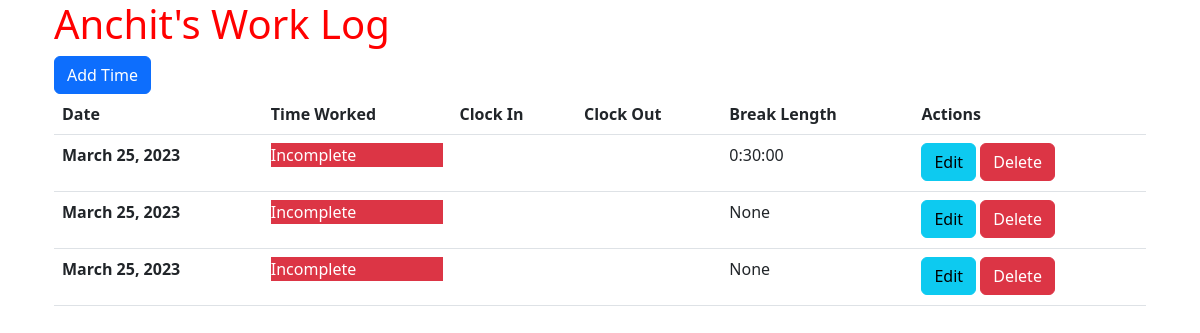
The app's page /, older data.
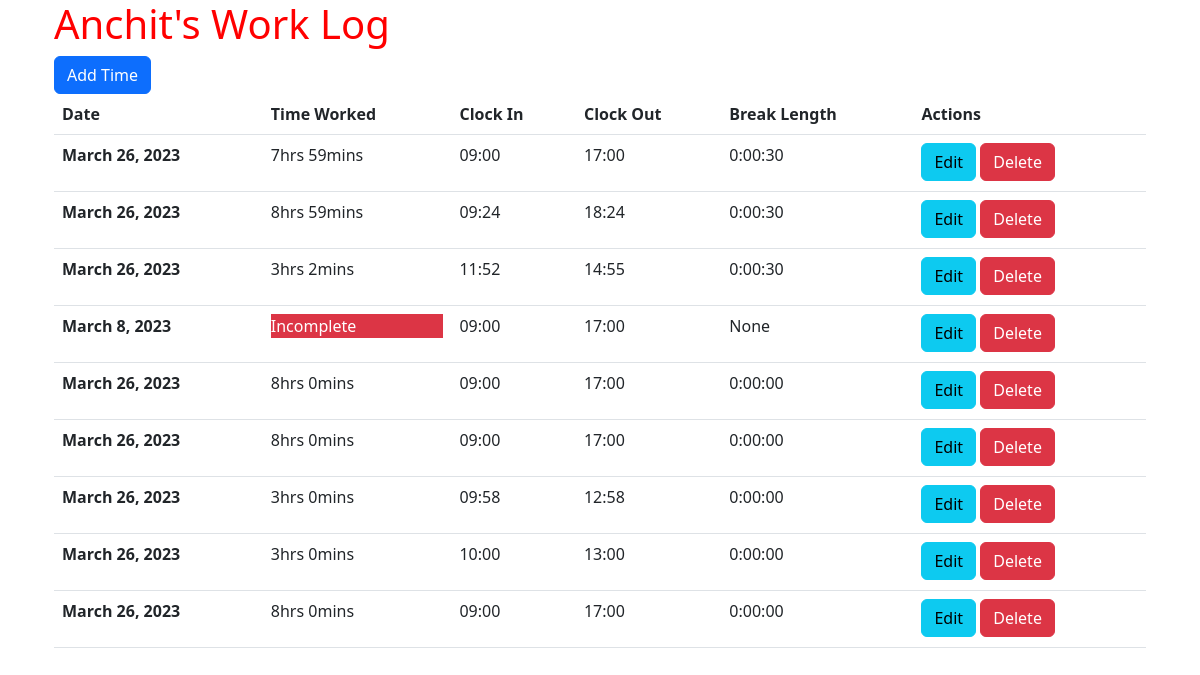
The same page, newer data.
### timeTrack/models.py (models this page shows, shortened)
class Times(models.Model):
    date_of_work = models.DateField(
        verbose_name='Day of work', default=timezone.now, blank=True)
    start_time = models.TimeField(
        verbose_name='Start Time', null=True,  blank=True)
    end_time = models.TimeField(
        verbose_name='End Time', null=True, blank=True)
    break_length = models.DurationField(
        verbose_name='Time taken for break', default=datetime.timedelta(0), null=True, blank=True,)
    @property
    def time_worked(self):
        if (self.start_time != None) and (self.end_time != None) and (self.break_length != None):
            self.start_time_datetime = datetime.datetime.strptime(f"{self.date_of_work} {str(self.start_time)}", '%Y-%m-%d %H:%M:%S')
            self.end_time_datetime = datetime.datetime.strptime(f"{self.date_of_work} {str(self.end_time)}", '%Y-%m-%d %H:%M:%S')
            total_secs_worked = (
                self.end_time_datetime - self.start_time_datetime - self.break_length).total_seconds()
            hrs_worked = int(total_secs_worked//3600)
            mins_worked = int((total_secs_worked % 3600)//60)
            return f"{hrs_worked}:{mins_worked}"
        else:
            return 'Incomplete'
    def time_worked_str(self):
        if self.time_worked != 'Incomplete':
            time_str = str(self.time_worked).split(':')
            time_str_hr = time_str[0]
            time_str_min = time_str[1]
            return f"{time_str_hr}hrs {time_str_min}mins"
        else:
            return f"Incomplete"

### timeTrack/views.py (the view)
# urls.py: path('', views.TimeListView.as_view(), name='index'),
class TimeListView(ListView):
    model = Times
    template_name = 'timeTrack/home.html'
    context_object_name = 'logs'

### timeTrack/templates/timeTrack/home.html
{% extends 'timeTrack/base.html' %} {% block content %}
<div class="container">
  <div class="row">
    <div class="col">
      <div class="row">
        <div class="col">
          <h1>Anchit's Work Log</h1>
        </div>
      </div>
      <div class="row">
        <div class="col">
          <a class="btn btn-primary" href="{% url 'addTime' %}">Add Time</a>
        </div>
      </div>
      <div class="row">
        <div class="col">
          <table class="table table-hover">
            <thead>
              <tr>
                <th scope="col">Date</th>
                <th scope="col">Time Worked</th>
                <th scope="col">Clock In</th>
                <th scope="col">Clock Out</th>
                <th scope="col">Break Length</th>
                <th scope="col">Actions</th>
              </tr>
            </thead>
            <tbody>
              {% for log in logs%}
              <tr>
                <th scope="row">{{ log.date_of_work }}</th>
                <td>
                  {% if log.time_worked_str == 'Incomplete' %}
                  <p class="bg-danger text-white">{{ log.time_worked_str }}</p>
                  {% else %}
                  <p class="">{{ log.time_worked_str }}</p>
                  {% endif %}
                </td>
                <td>{{ log.start_time|time:"H:i" }}</td>
                <td>{{ log.end_time|time:"H:i" }}</td>
                <td>
                  <span>{{ log.break_length }}</span>
                </td>
                <td>
                  <span>
                    <a
                      href="{% url 'updateTime' pk=log.id %}"
                      class="btn btn-info"
                      >Edit</a
                    >
                    <a href="#" class="btn btn-danger">Delete</a>
                  </span>
                </td>
              </tr>
              {%endfor%}
            </tbody>
          </table>
        </div>
      </div>
    </div>
  </div>
</div>
{% endblock content%}

### timeTrack/templates/timeTrack/base.html (shortened to what this page needs)
{% load static %}
<!DOCTYPE html>
<html lang="en">
<head>
    <link href="https://cdn.jsdelivr.net/npm/bootstrap@5.2.3/dist/css/bootstrap.min.css" rel="stylesheet">
    <link rel="stylesheet" href="{% static 'timeTrack/styles.css' %}">
</head>
<body>
    <div class="container">
        {% block content %}
        {% endblock content%}
    </div>
  </body>
</body>
</html>

### timeTrack/static/timeTrack/styles.css (style rules this page uses)
h1 { color: red; }

Row changes from the older to the newer data that the page shows:
removed Times: date_of_work "March 25, 2023", time_worked_str "Incomplete", break_length "0:30:00"
removed Times: date_of_work "March 25, 2023", time_worked_str "Incomplete", break_length "None"
added Times: date_of_work "March 26, 2023", time_worked_str "7hrs 59mins", start_time "09:00", end_time "17:00", break_length "0:00:30"
added Times: date_of_work "March 26, 2023", time_worked_str "8hrs 59mins", start_time "09:24", end_time "18:24", break_length "0:00:30"
added Times: date_of_work "March 26, 2023", time_worked_str "3hrs 2mins", start_time "11:52", end_time "14:55", break_length "0:00:30"
added Times: date_of_work "March 8, 2023", time_worked_str "Incomplete", start_time "09:00", end_time "17:00", break_length "None"
added Times: date_of_work "March 26, 2023", time_worked_str "8hrs 0mins", start_time "09:00", end_time "17:00", break_length "0:00:00"
added Times: date_of_work "March 26, 2023", time_worked_str "8hrs 0mins", start_time "09:00", end_time "17:00", break_length "0:00:00"
changed Times (number 7 of 9 on the later page): date_of_work "March 25, 2023" → "March 26, 2023"; start_time (not shown) → "09:58"; end_time (not shown) → "12:58"; break_length "None" → "0:00:00"; time_worked_str "Incomplete" → "3hrs 0mins"
added Times: date_of_work "March 26, 2023", time_worked_str "3hrs 0mins", start_time "10:00", end_time "13:00", break_length "0:00:00"
added Times: date_of_work "March 26, 2023", time_worked_str "8hrs 0mins", start_time "09:00", end_time "17:00", break_length "0:00:00"
